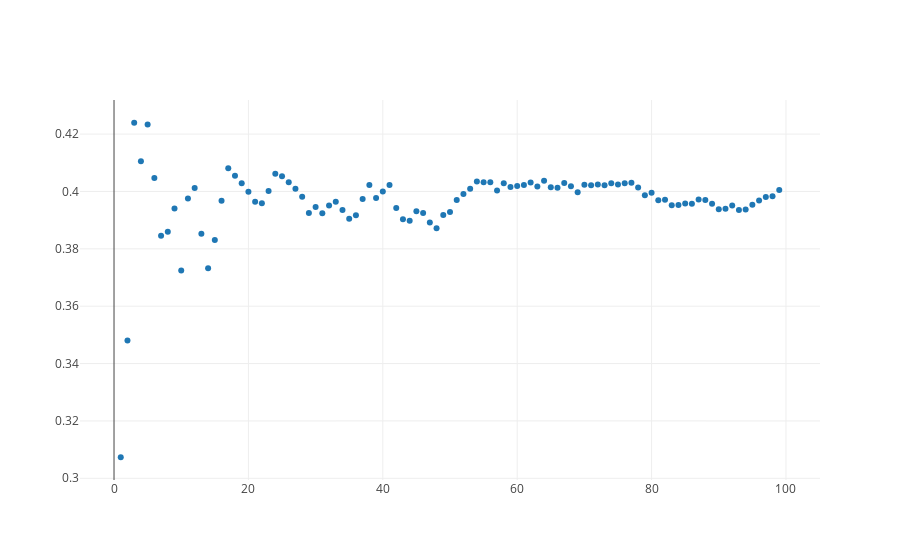

Notebook cell for this chart:
### Markdown cell above
Let's plot the data.

### Code cell
from graph import trace_values, plot
trace = trace_values(x_vals, r2_scores)
plot([trace])
